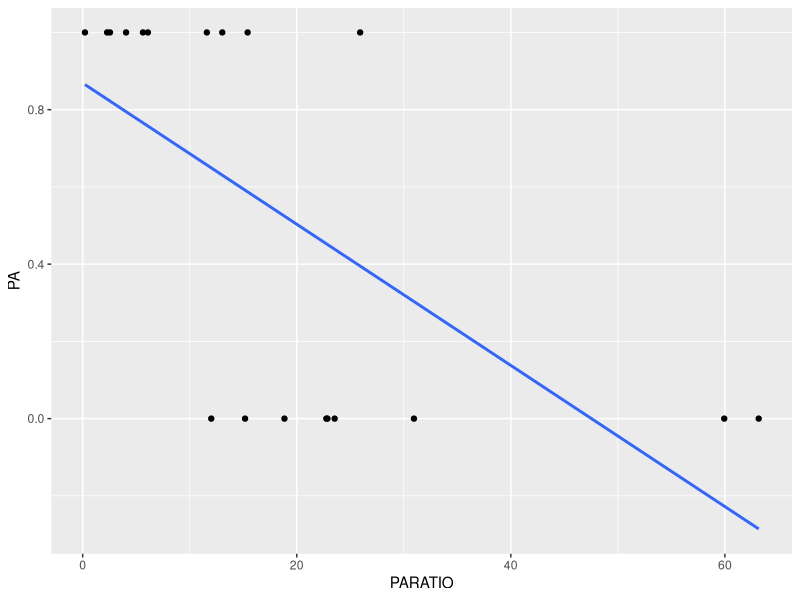
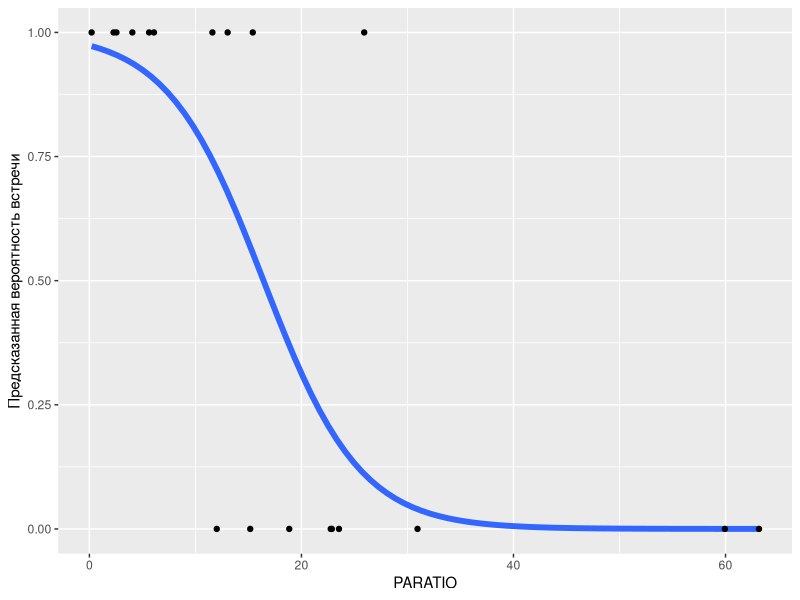
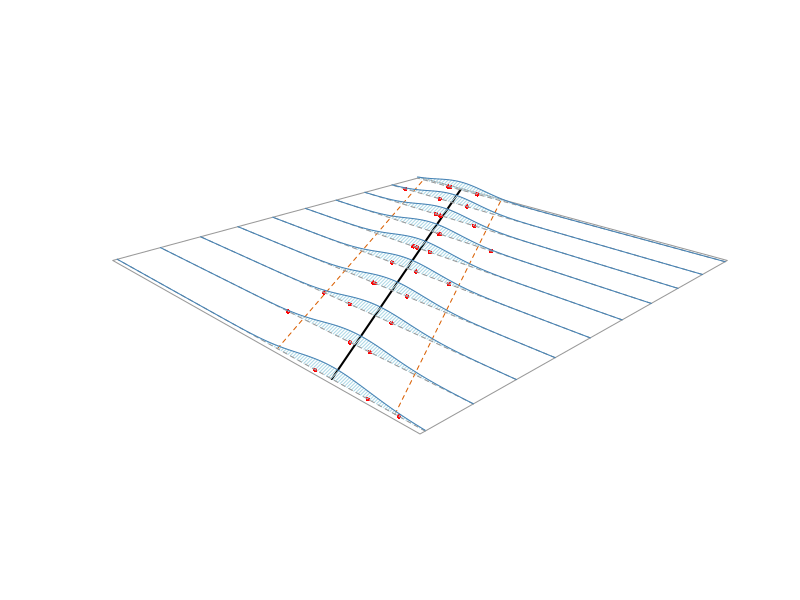
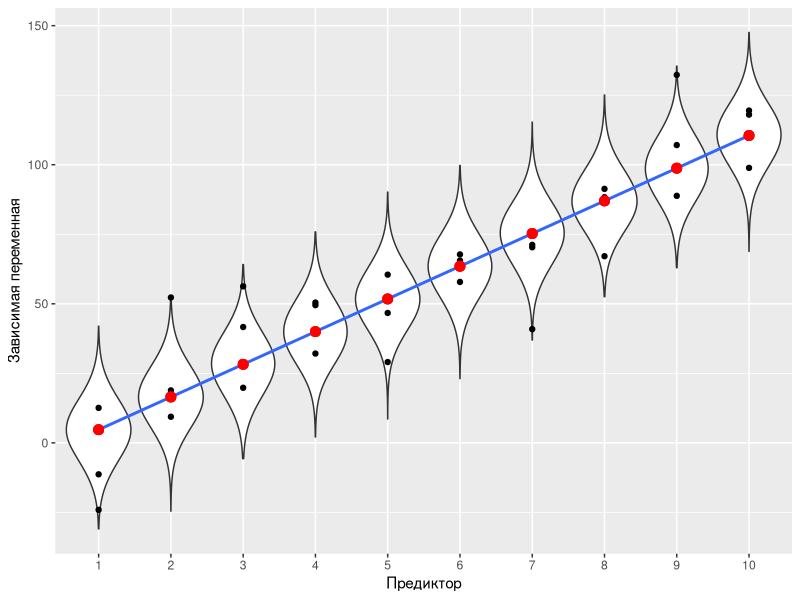
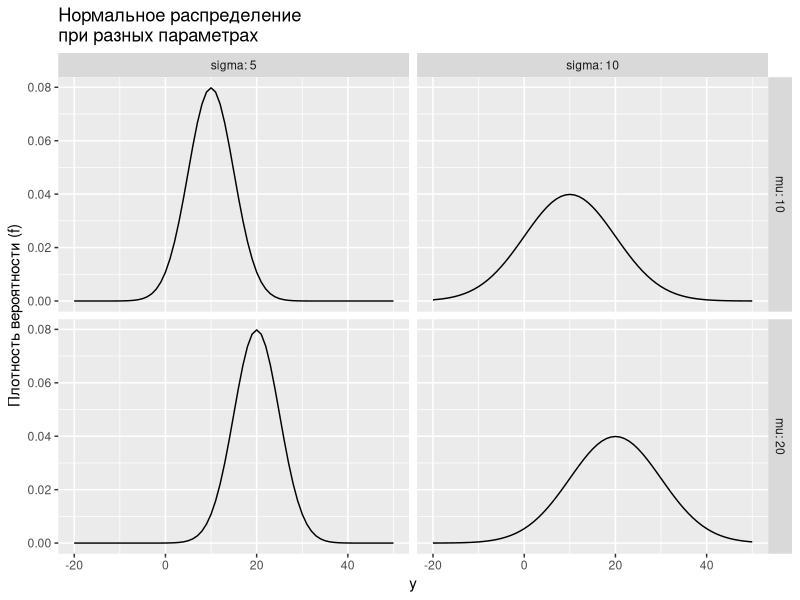
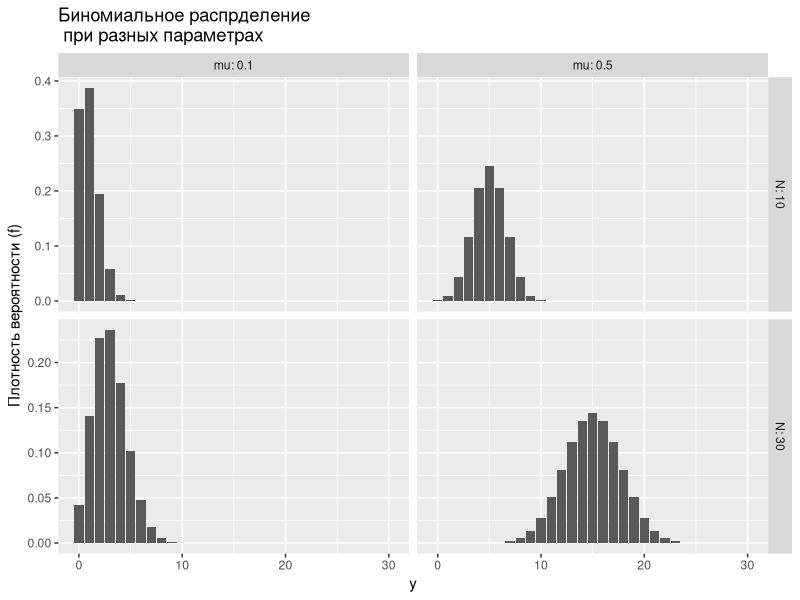
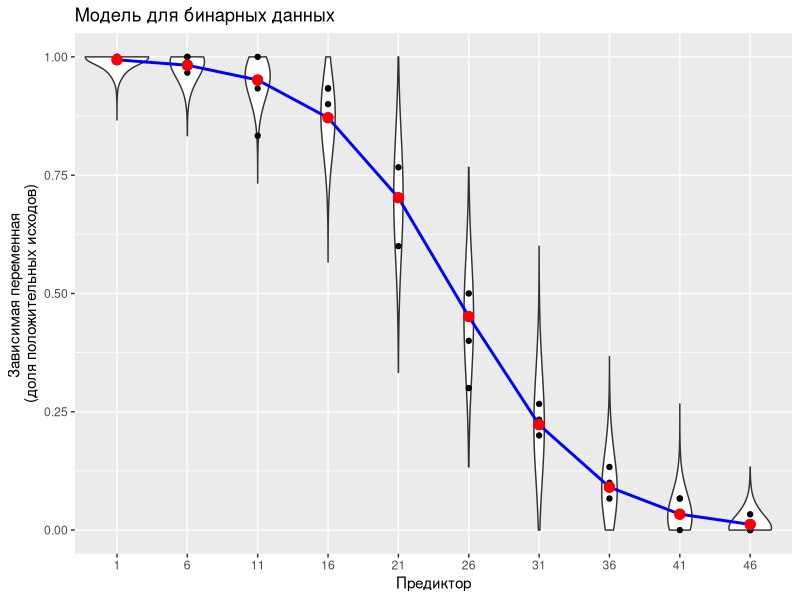
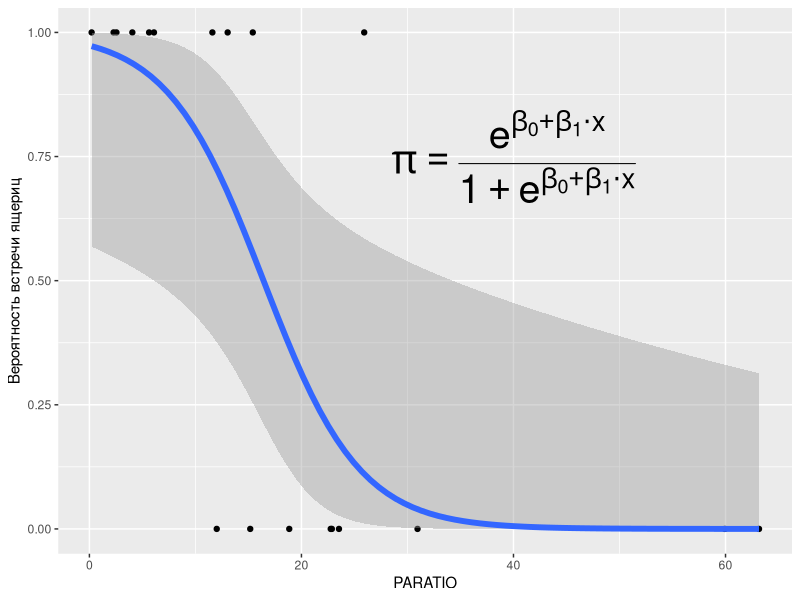

These charts were generated, in order, by the following R code: (Note: this script raises an error after producing the figures.)
## ---- chunk 1
# output options
options(width = 70, scipen = 6, digits = 3)
library(knitr)
# chunk default options
opts_chunk$set(fig.align='center', tidy = FALSE, fig.width = 7, fig.height = 3, warning = FALSE, cache = FALSE)
## ---- chunk 2
liz <- read.csv("data/polis.csv")
head(liz)
## ---- chunk 3
library(ggplot2)

ggplot(liz, aes(x=PARATIO, y=PA)) + geom_point() + geom_smooth(method="lm", se=FALSE)
## ---- chunk 4
fit <- lm(PA ~ PARATIO, data = liz)
summary(fit)
## ---- chunk 5

ggplot(liz, aes(x=PARATIO, y=PA)) + geom_smooth(method="glm", method.args = list(family="binomial"), se=FALSE, size = 2) + ylab("Предсказанная вероятность встречи") + geom_point()
## ---- chunk 6
## Based on code by Arthur Charpentier:
## http://freakonometrics.hypotheses.org/9593
## TODO: wrap it into a function and adapt it for use with other distributions
## as Markus Gesmann has done here
## http://www.magesblog.com/2015/08/visualising-theoretical-distributions.html

n <- 2


xy <- data.frame(X = rep(1:10, 3))

xy$Y <- 10*xy$X + rnorm(30, 0, 15)

xy$predicted <- predict(lm(Y ~ X, data = xy))


# X <- sqrt(brain$MRINACount) 
# Y <- sqrt(brain$PIQ)

X <- xy$X
Y <- (xy$Y)


df <- data.frame(X , Y)

# regression
reggig <- glm(Y ~ X, data = df, family = gaussian(link = "identity"))

# empty plot
vX <- seq(min(X) - 0.1, max(X) + 0.1, length = n)
vY <- seq(min(Y) - 10, max(Y) + 10, length = n)
mat <- persp(x = vX, y = vY, z = matrix(0, n, n), 
             zlim = c(0, 0.1),
             theta =  - 45, phi = 20, expand = 0.1,
             ticktype  = "detailed",  box = FALSE, border = "gray60")

x <- seq(min(X), max(X), length = 501)

# expected values
C <- trans3d(x, predict(reggig, newdata = data.frame(X = x), type = "response"), rep(0, length(x)), mat)
lines(C, lwd = 2)

sdgig <- sqrt(summary(reggig)$dispersion)

# 1SD
y1 <- qnorm(.95, predict(reggig, newdata = data.frame(X = x), type = "response"),  sdgig)
C <- trans3d(x, y1, rep(0, length(x)), mat)
lines(C, lty = 2, col = "#d95f02")
y2 <- qnorm(.05, predict(reggig, newdata = data.frame(X = x), type = "response"),  sdgig)
C <- trans3d(x, y2, rep(0, length(x)), mat)
lines(C, lty = 2, col = "#d95f02")

# C <- trans3d(c(x, rev(x)), c(y1, rev(y2)), rep(0, 2 * length(x)), mat)
# polygon(C, border = NA, col = "yellow")

# data points
C <- trans3d(X, Y, rep(0, length(X)), mat)
points(C,  pch = 16, col = "red", cex = 0.6)

# density curves
n <- 10
vX <- seq(min(X), max(X), length = n)

mgig <- predict(reggig, newdata = data.frame(X = vX))

sdgig <- sqrt(summary(reggig)$dispersion)

for(j in n:1){
  stp <- 251
  x <- rep(vX[j], stp)
  y <- seq(min(min(Y) - 10, 
               qnorm(.05, 
                     predict(reggig, 
                             newdata = data.frame(X = vX[j]), 
                             type = "response"),  
                     sdgig)), 
           max(Y) + 10, 
           length = stp)
  z0 <- rep(0, stp)
  z <- dnorm(y,  mgig[j],  sdgig)
  C <- trans3d(c(x, x), c(y, rev(y)), c(z, z0), mat)
  polygon(C, border = NA, col = "light blue", density = 40)
  C <- trans3d(x, y, z0, mat)
  lines(C, lty = 2, col = "grey60")
  C <- trans3d(x, y, z, mat)
  lines(C, col = "steelblue")
}

## ---- chunk 7
# xy <- data.frame(X = rep(1:10, 3))
# xy$Y <- 10*xy$X + rnorm(30, 0, 10)
# xy$predicted <- predict(lm(Y ~ X, data = xy))
# 

rand_df <- matrix(rep(NA,100000), ncol = 10)
for(i in 1:10) rand_df[,i] <- rnorm(10000, xy$predicted[i], 10)

rand_df <- data.frame(X = rep(xy$X, each = 10000), Y = as.vector(rand_df))

ggplot(xy, aes(x = X, y = Y)) + geom_violin(data = rand_df, aes(x = factor(X)), adjust = 5 ) + geom_point() + geom_smooth(method = "lm", se = F) + geom_point(data = xy, aes(x = X, y = predicted), color = "red", size = 3) + labs(x = "Предиктор", y = "Зависимая переменная") 
## ---- chunk 8
library(ggplot2)
mu1 <- 10
mu2 <- 20
sigma1 <- 5
sigma2 <- 10
y <- -20:50

pi <- data.frame(
  y = rep(y, 4), 
  pi = c(dnorm(y, mu1, sigma1), dnorm(y, mu1, sigma2), 
         dnorm(y, mu2, sigma1), dnorm(y, mu2, sigma2)), 
  mu = rep(c(mu1, mu2), each = 2*length(y)), 
  sigma = rep(c(sigma1, sigma2, sigma1, sigma2), each = length(y)) )

ggplot(pi, aes(x = y, y = pi)) + 
  geom_line(stat = "identity") + 
  facet_grid(mu~sigma, labeller = label_both, scales = "free_y") + 
  ggtitle("Нормальное распределение \nпри разных параметрах") + 
  ylab("Плотность вероятности (f)")
## ---- chunk 9
mu1 <- 0.1
mu2 <- 0.5
N1 <- 10
N2 <- 30
y <-seq(0, 30, 1)

pi <- data.frame(
  y = rep(y, 4), 
  pi = c(dbinom(y, size = N1, prob = mu1), 
         dbinom(y,  size = N2, prob = mu1), 
         dbinom(y,  size = N1, prob = mu2), 
         dbinom(y,  size = N2, prob = mu2)),  
  mu = rep(c(mu1, mu2), each = 2*length(y)), 
  N = rep(c(N1, N2, N1, N2), each = length(y)))

ggplot(pi, aes(x = y, y = pi)) + 
  geom_bar(stat = "identity") + 
  facet_grid(N~mu,  scales = "free_y", labeller = label_both) + 
  ggtitle("Биномиальное распрделение \n при разных параметрах") + 
  ylab("Плотность вероятности (f)")
## ---- chunk 10

xy <- data.frame(X = rep(seq(1,50, 5), 3))
p <- -0.2*xy$X + 5
p <- exp(p) / (1 + exp(p))

Size = length(xy$X)

xy$Y <- rbinom(30, Size, p)/Size

Mod <- glm(Y ~ X, data = xy, family = "binomial")



xy$predicted <- predict(Mod, type = "response")


rand_df <- matrix(rep(NA,100000), ncol = 10)



for(i in 1:10) rand_df[,i] <- rbinom(10000, Size, xy$predicted[i]) / Size

rand_df <- data.frame(X = rep(xy$X, each = 10000), Y = as.vector(rand_df))

pred_df <- data.frame(X = unique(xy$X))
pred_df$predicted <- predict(Mod, type = "response", newdata = pred_df)

    ggplot(data = xy, aes(x = factor(X), y = Y)) + geom_violin(data = rand_df, aes(x = factor(X)), adjust = 10) + geom_point(data = xy, aes(x = factor(X), y = Y)) + geom_path(data = pred_df, aes(x = factor(X), y = predicted, group = 1), color = "blue", size = 1) + geom_point(data = xy, aes(x = factor(X), y = predicted), color = "red", size = 3) + labs(x = "Предиктор", y = "Зависимая переменная \n(доля положительных исходов)") + ggtitle("Модель для бинарных данных") 

## ---- chunk 11
liz_model <- glm(PA ~ PARATIO , family="binomial", data = liz)
summary(liz_model)
## ---- chunk 12
summary(liz_model)
## ---- chunk 13
(Dev_resid <- -2*as.numeric(logLik(liz_model))) #Остаточная девианса

(Dev_nul <- -2*as.numeric(logLik(update(liz_model, ~-PARATIO)))) #Нулевая девианса
## ---- chunk 14
(G2 <- Dev_nul - Dev_resid)
## ---- chunk 15
#Остаточная девианса
Dev_resid <- -2*as.numeric(logLik(liz_model)) 

#Нулевая девианса
Dev_nul <- -2*as.numeric(logLik(update(liz_model, ~-PARATIO)))

# Значение критерия 
(G2 <- Dev_nul - Dev_resid)

(p_value <- 1 - pchisq(G2, df = 1))

## ---- chunk 16
library(car)
Anova(liz_model)


## ---- chunk 17
coef(liz_model)
## ---- chunk 18
exp(coef(liz_model)[2])
## ---- chunk 19
ggplot(liz, aes(x=PARATIO, y=PA)) + geom_point() + geom_smooth(method="glm", method.args = list(family="binomial"), se=TRUE, size = 2) + ylab("Вероятность встречи ящериц") + annotate("text", x=40, y=0.75, parse=TRUE, label = "pi == frac(e ^ {beta[0]+beta[1] %.% x}, 1 + e ^ {beta[0]+beta[1] %.% x})", size = 10)
## ---- chunk 20
confint(liz_model) # для логитов
exp(confint(liz_model)) # для отношения шансов 

## ---- chunk 21
MyData <- data.frame(PARATIO = 
        seq(min(liz$PARATIO), max(liz$PARATIO)))

MyData$Predicted <- predict(liz_model, 
                            newdata = MyData, 
                            type = "response")

ggplot(MyData, aes(x = PARATIO, y = Predicted)) + 
  geom_line(size=2, color = "blue") + 
  xlab("Отношение периметра к площади") + 
  ylab ("Вероятность") + 
  ggtitle("Вероятность встречи ящериц")

## ---- chunk 22
# Создаем искуственный набор данных
MyData <- data.frame(PARATIO = seq(min(liz$PARATIO), max(liz$PARATIO)))

# Формируем модельную матрицу для искуственно созданных данных
X <- model.matrix( ~ PARATIO, data = MyData)

## ---- chunk 23
# Вычисляем параметры подобранной модели и ее матрицу ковариаций
betas    <- coef(liz_model) # Векор коэффицентов
Covbetas <- vcov(liz_model) # Ковариационная матрица

# Вычисляем предсказанные значения, перемножая модельную матрицу на вектор 
# коэффициентов
MyData$eta <- X %*% betas
## ---- chunk 24
# Переводим предсказанные значения из логитов в вероятности
MyData$Pi  <- exp(MyData$eta) / (1 + exp(MyData$eta))

## ---- chunk 25
# Вычисляем стандартные отшибки путем перемножения матриц
  MyData$se <- sqrt(diag(X %*% Covbetas %*% t(X)))

# Вычисляем доверительные интервалы
MyData$CiUp  <- exp(MyData$eta + 1.96 *MyData$se) / 
  (1 + exp(MyData$eta  + 1.96 *MyData$se))

MyData$CiLow  <- exp(MyData$eta - 1.96 *MyData$se) / 
  (1 + exp(MyData$eta  - 1.96 *MyData$se))


## ---- chunk 26
ggplot(MyData, aes(x = PARATIO, y = Pi)) + 
  geom_line(aes(x = PARATIO, y = CiUp), 
            linetype = 2, size = 1) + 
  geom_line(aes(x = PARATIO, y = CiLow), 
            linetype = 2, size = 1) + 
  geom_line(color = "blue", size=2) + 
  ylab("Вероятность встречи")
## ---- chunk 27
pear_res <- resid(liz_model, type = "pearson") #Пирсоновские остатки
p <- length(coef(liz_model)) #число параметров в модели  
N <- nrow(model.frame(liz_model)) # объем выборки
df <-   N - p #число степеней свободы
Overdisp <- sum(pear_res^2) / df

Overdisp
## ---- chunk 28

library(ggplot2)
liz_mod_diagn <- fortify(liz_model)
ggplot(liz_mod_diagn, aes(x = .fitted, y = .stdresid)) + geom_point()
## ---- chunk 29
library(dplyr)
liz_mod_diagn$group <- ntile(liz_mod_diagn$.fitted, 8)

resi_and_fit <- liz_mod_diagn %>%  group_by(group) %>%  summarise(mean_fit = mean(.fitted), mean_res = mean(.stdresid))

qplot(resi_and_fit$mean_fit, resi_and_fit$mean_res ) + geom_smooth(method = "lm")


## ---- chunk 30
surviv <- read.table("data/ICU.csv", header=TRUE, sep=";")
head(surviv)
## ---- chunk 31
surviv$PO2 <- factor(surviv$PO2)
surviv$PH <- factor(surviv$PH)
surviv$PCO <- factor(surviv$PCO)
surviv$BIC <- factor(surviv$BIC)
surviv$CRE <- factor(surviv$CRE)
surviv$LOC <- factor(surviv$LOC)
## ---- chunk 32
M1 <- glm(STA ~ ., family = "binomial", data = surviv)
summary(M1)
## ---- chunk 33
Anova(M1)

## ---- chunk 34
drop1(M1, test = "Chi")
M2 <- update(M1, .~.-CRE)
## ---- chunk 35
drop1(M2, test = "Chi")
M3 <- update(M2, .~.-CRN)
## ---- chunk 36
drop1(M3, test = "Chi")
M4 <- update(M3, .~.-INF)
## ---- chunk 37
drop1(M4, test = "Chi")
M5 <- update(M4, .~.-BIC)
## ---- chunk 38
drop1(M5, test = "Chi")
M6 <- update(M5, .~.-HRA)
## ---- chunk 39
drop1(M6, test = "Chi")
M7 <- update(M6, .~.-PO2)
## ---- chunk 40
drop1(M7, test = "Chi")
M8 <- update(M7, .~.-SER)
## ---- chunk 41
drop1(M8, test = "Chi")
M9 <- update(M8, .~.-FRA)
## ---- chunk 42
drop1(M9, test = "Chi")
M10 <- update(M9, .~.-RAC)
## ---- chunk 43
drop1(M10, test = "Chi")
M11 <- update(M10, .~.-SEX)
## ---- chunk 44
drop1(M11, test = "Chi")
M12 <- update(M11, .~.-CPR)
## ---- chunk 45
drop1(M12, test = "Chi")
M13 <- update(M12, .~.-PRE)
## ---- chunk 46
drop1(M13, test = "Chi")
M14 <- update(M13, .~.-PH)
## ---- chunk 47
drop1(M14, test = "Chi")
M15 <- update(M14, .~.-PCO)
## ---- chunk 48
drop1(M15, test = "Chi")
## ---- chunk 49
anova(M1, M15, test = "Chi")
## ---- chunk 50
M15_diag <- data.frame(.fitted = predict(M15), 
    .pears_resid = residuals(M15, type = "pearson"))

M15_diag$group <- ntile(M15_diag$.fitted, 10)


resi_and_fit <- M15_diag %>%  group_by(group) %>%  summarise(mean_fit = mean(.fitted), mean_res = mean(.pears_resid))

qplot(resi_and_fit$mean_fit, resi_and_fit$mean_res ) + geom_smooth(method = "lm")

## ---- chunk 51
E <- resid(M15, type = "pearson") #Пирсоновские остатки
p <- length(coef(M15)) #число параметров в модели  
df <-   nrow(model.frame(M15)) - p #число степеней свободы
Overdisp <- sum(E^2) / df

Overdisp
## ---- chunk 52
exp(coef(M15)[3])
## ---- chunk 53
MyData = expand.grid(AGE = seq(min(surviv$AGE), max(surviv$AGE), 1), CAN = levels(surviv$CAN),  SYS = seq(min(surviv$SYS), max(surviv$SYS), 10),  LOC =  levels(surviv$LOC), TYP = "Emergency") 

MyData$Predicted <- predict(M15, newdata = MyData, type = "response")



ggplot(MyData, aes(x=SYS, y = Predicted, color = AGE, group = AGE)) + geom_line() + facet_grid(LOC~ CAN, labeller = label_both) + scale_color_gradient(low = "green",  high = "red") + labs(label = list(x = "Давление в момент реанимации (SYS)", y = "Вероятность гибели", color = "Возраст", title = "Предсказания модели"))
